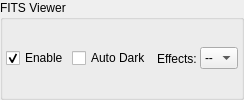
        <widget class="QGroupBox" name="groupBox_2">
         <property name="title">
          <string>FITS Viewer</string>
         </property>
         <layout class="QHBoxLayout" name="horizontalLayout_8">
          <property name="spacing">
           <number>3</number>
          </property>
          <property name="leftMargin">
           <number>3</number>
          </property>
          <property name="topMargin">
           <number>3</number>
          </property>
          <property name="rightMargin">
           <number>3</number>
          </property>
          <property name="bottomMargin">
           <number>3</number>
          </property>
          <item>
           <widget class="QCheckBox" name="useFITSViewerInCapture">
            <property name="sizePolicy">
             <sizepolicy hsizetype="Minimum" vsizetype="Fixed">
              <horstretch>0</horstretch>
              <verstretch>0</verstretch>
             </sizepolicy>
            </property>
            <property name="toolTip">
             <string>Display captured images in external FITS Viewer.</string>
            </property>
            <property name="text">
             <string>Enable</string>
            </property>
            <property name="checked">
             <bool>true</bool>
            </property>
           </widget>
          </item>
          <item>
           <widget class="QCheckBox" name="darkSubCheck">
            <property name="sizePolicy">
             <sizepolicy hsizetype="Minimum" vsizetype="Fixed">
              <horstretch>0</horstretch>
              <verstretch>0</verstretch>
             </sizepolicy>
            </property>
            <property name="toolTip">
             <string>Perform automatic dark subtraction in preview mode</string>
            </property>
            <property name="text">
             <string>Auto Dark </string>
            </property>
            <property name="checked">
             <bool>false</bool>
            </property>
           </widget>
          </item>
          <item>
           <layout class="QHBoxLayout" name="horizontalLayout_5">
            <property name="spacing">
             <number>3</number>
            </property>
            <item>
             <widget class="QLabel" name="label_8">
              <property name="toolTip">
               <string>Apply effect to image after capture to enhance it</string>
              </property>
              <property name="text">
               <string>Effects:</string>
              </property>
             </widget>
            </item>
            <item>
             <widget class="QComboBox" name="filterCombo">
              <property name="sizePolicy">
               <sizepolicy hsizetype="MinimumExpanding" vsizetype="Fixed">
                <horstretch>0</horstretch>
                <verstretch>0</verstretch>
               </sizepolicy>
              </property>
              <item>
               <property name="text">
                <string>--</string>
               </property>
              </item>
             </widget>
            </item>
           </layout>
          </item>
         </layout>
        </widget>
